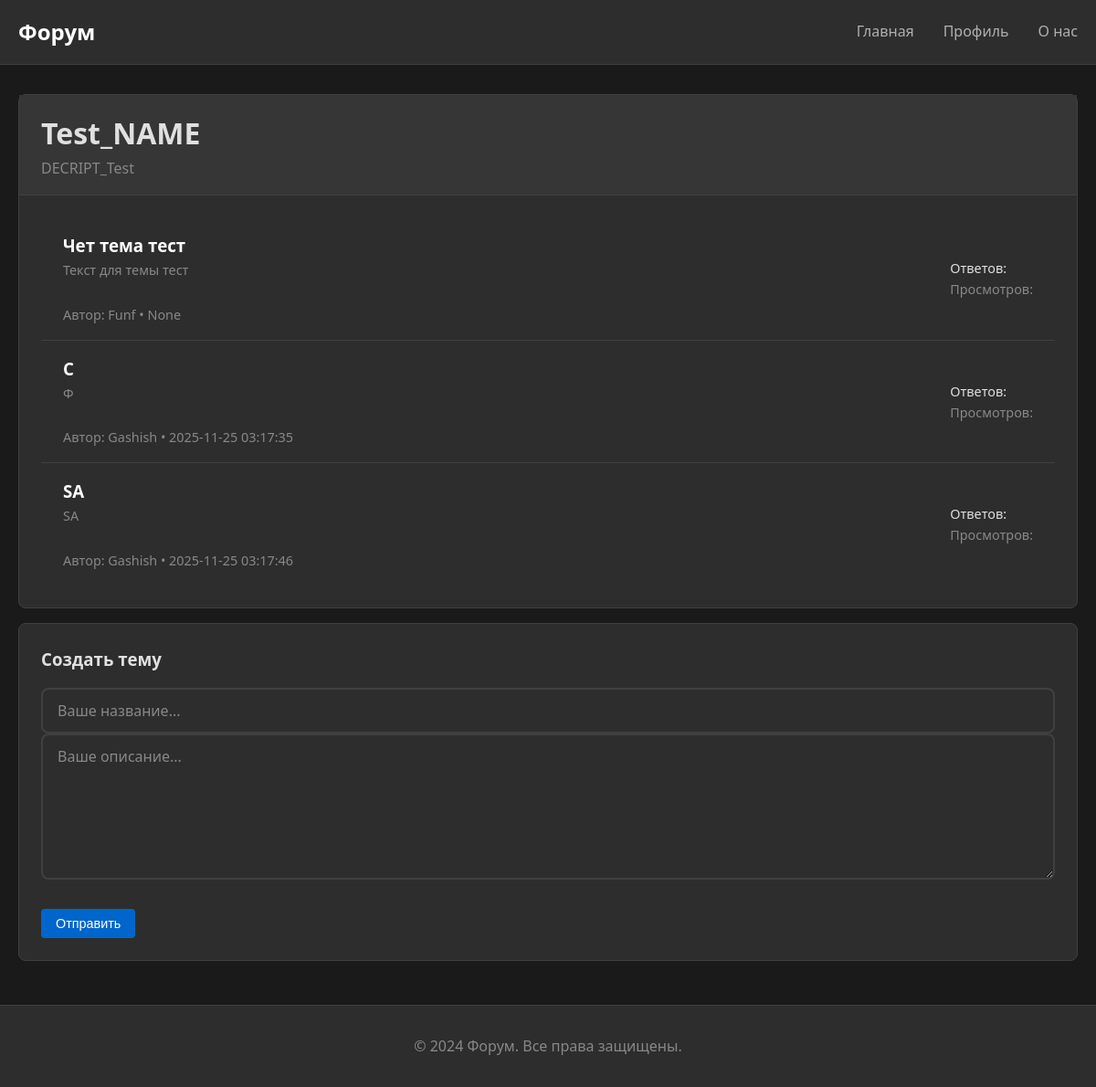
The page /category/1 on the database as committed earlier.
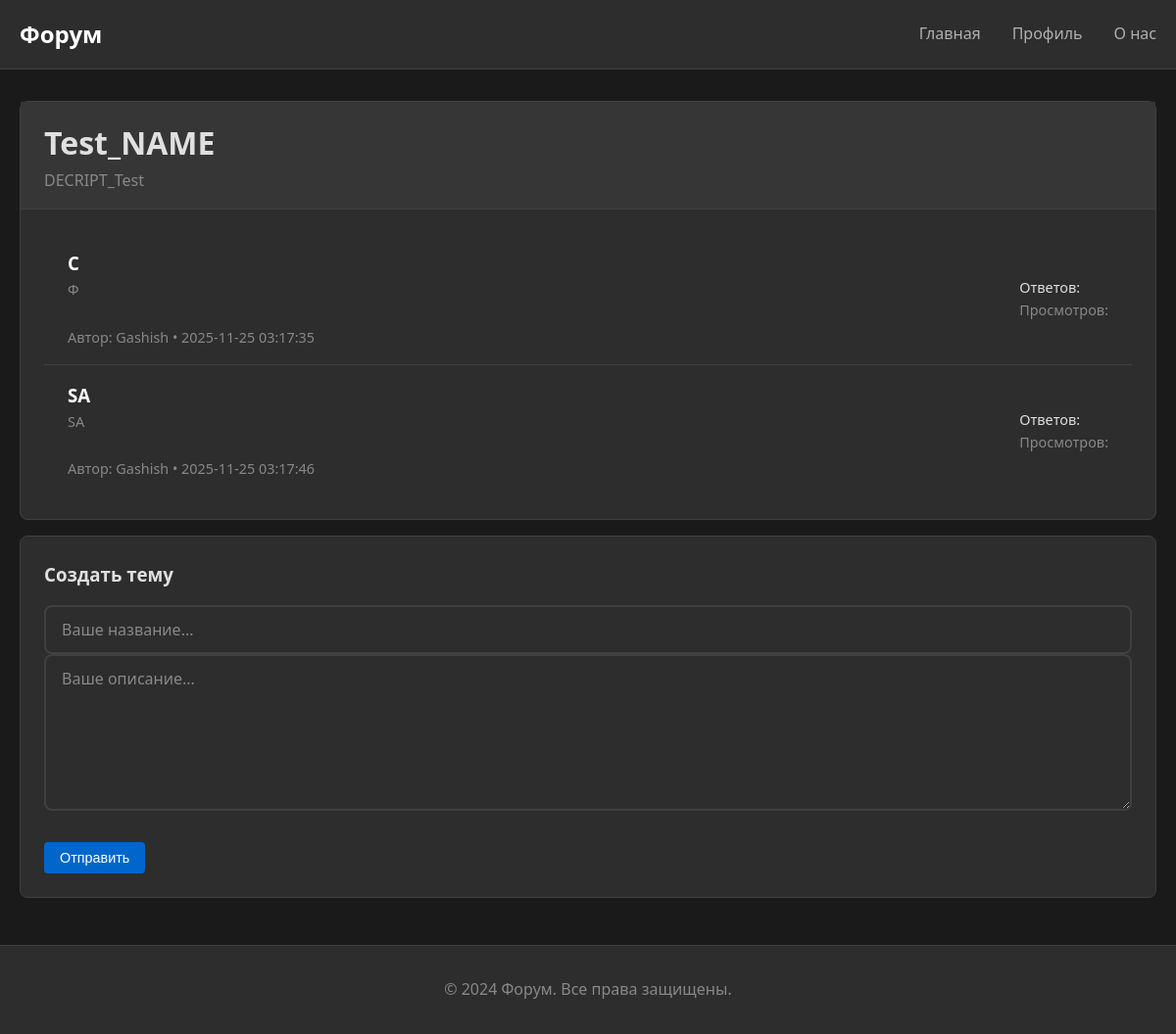
The same page on the database as committed later.
### app3.py (models this page shows, shortened)
class Category(db.Model):
    __tablename__ = 'categories'
    id = db.Column(db.Integer, primary_key=True)
    user_id = db.Column(db.Integer, db.ForeignKey('users.id'), nullable=False)
    name = db.Column(db.String(100), nullable=False)
    description = db.Column(db.Text)
    created_at = db.Column(db.DateTime, default=datetime.now().replace(microsecond=0))
    topics = db.relationship('Topic', backref='category', lazy=True, cascade='all, delete-orphan')

class Topic(db.Model):
    __tablename__ = 'topics'
    id = db.Column(db.Integer, primary_key=True)
    user_id = db.Column(db.Integer, db.ForeignKey('users.id'), nullable=False)
    category_id = db.Column(db.Integer, db.ForeignKey('categories.id'), nullable=False)
    title = db.Column(db.String(200), nullable=False)
    content = db.Column(db.Text, nullable=False)
    created_at = db.Column(db.DateTime, default=datetime.now().replace(microsecond=0))
    posts = db.relationship('Post', backref='topic', lazy=True, cascade='all, delete-orphan')

class User(db.Model):
    __tablename__ = 'users'
    id = db.Column(db.Integer, primary_key=True)
    username = db.Column(db.String(80), unique=True, nullable=False)
    email = db.Column(db.String(120), unique=True, nullable=False)
    password = db.Column(db.String(120), nullable=False)
    admin = db.Column(db.Integer, default=0)
    created_at = db.Column(db.DateTime, default=datetime.now().replace(microsecond=0))
    categories = db.relationship('Category', backref='author', lazy=True)
    topics = db.relationship('Topic', backref='author', lazy=True)
    posts = db.relationship('Post', backref='author', lazy=True)
    def __repr__(self):
        return f'{self.username}'

### app3.py (the view, shortened to what this page needs)
@app.route('/category/<int:category_id>', methods=['GET', 'POST'])
def category(category_id):
    category = Category.query.get(category_id)
    topics = Topic.query.filter(Topic.category_id == category_id)
    return render_template('category.html',category=category,topics=topics)

### templates/category.html (shortened to what this page needs)
<!DOCTYPE html>
<html lang="ru">
<head>
    <link rel="stylesheet" href="{{ url_for('static', filename='css/styles.css') }}">
</head>
<body>
    <header class="header">
        <div class="container">
            <nav class="navbar">
                <a href="{{ url_for('index') }}" class="logo">Форум</a>
                <ul class="nav-links">
                    <li><a href="{{ url_for('index') }}">Главная</a></li>
                    <li><a href="{{ url_for('profile') }}">Профиль</a></li>
                    <li><a href="{{ url_for('about') }}">О нас</a></li>
                </ul>
            </nav>
        </div>
    </header>
    <main class="main-content">
        <div class="container">
            <div class="card">
                <div class="card-header">
                    <div class="flex justify-between items-center">
                        <h1>{{ category.name }}</h1>
                    </div>
                    <p class="text-muted">{{ category.description }}</p>
                </div>
                <div class="card-body">
                    <ul class="list">
                        {% for topic in topics %}
                        <li class="list-item">
                            <div class="flex justify-between items-center">
                                <div>
                                    <h3>
                                        <a href="{{ url_for('topic', topic_id=topic.id) }}" style="color: #ffffff; text-decoration: none;">
                                            {{ topic.title }}
                                        </a>
                                    </h3>
                                    <p class="text-muted text-small">{{ topic.content }}</p>
                                    <br>
                                    <p class="text-muted text-small">Автор: {{ topic.author }} • {{ topic.created_at }}</p>
                                </div>
                                <div class="text-right">
                                    <div class="text-small">Ответов: {{ topic.reply_count }}</div>
                                    <div class="text-small text-muted">Просмотров: {{ topic.views }}</div>
                                </div>
                            </div>
                        </li>
                        {% endfor %}
                    </ul>
                </div>
            </div>
            <div class="card">
                <div class="card-body">
                    <h3 style="margin-bottom: 1rem;">Создать тему</h3>
                    <form method="POST">
                        <div class="form-group">
                            <input class="form-input" placeholder="Ваше название..." id="title" name="title" rows="1" required></input>
                            <textarea class="form-input" rows="6" placeholder="Ваше описание..." name="content" required></textarea>
                        </div>
                        <button type="submit" class="btn btn-primary">Отправить</button>
                    </form>
                </div>
            </div>
        </div>
    </main>
    <footer class="footer">
        <div class="container">
            <p>&copy; 2024 Форум. Все права защищены.</p>
        </div>
    </footer>
</body>
</html>

### static/css/styles.css (style rules this page uses)
* { margin: 0; padding: 0; box-sizing: border-box; }
body { font-family: 'Segoe UI', Tahoma, Geneva, Verdana, sans-serif; background-color: #1a1a1a; color: #e0e0e0; line-height: 1.6; }
.container { max-width: 1200px; margin: 0 auto; padding: 0 20px; }
.header { background-color: #2d2d2d; border-bottom: 1px solid #404040; padding: 1rem 0; position: sticky; top: 0; z-index: 100; }
.navbar { display: flex; justify-content: space-between; align-items: center; }
.logo { font-size: 1.5rem; font-weight: bold; color: #ffffff; text-decoration: none; }
.nav-links { display: flex; list-style: none; gap: 2rem; }
.nav-links a { color: #b0b0b0; text-decoration: none; transition: color 0.3s; }
.main-content { min-height: calc(100vh - 140px); padding: 2rem 0; }
.card { background-color: #2d2d2d; border: 1px solid #404040; border-radius: 8px; margin-bottom: 1rem; transition: transform 0.2s, border-color 0.2s; }
.card-header { padding: 1rem 1.5rem; border-bottom: 1px solid #404040; background-color: #363636; }
.card-body { padding: 1.5rem; }
.btn { display: inline-block; padding: 0.5rem 1rem; background-color: #404040; color: #ffffff; text-decoration: none; border: none; border-radius: 4px; cursor: pointer; transition: background-color 0.3s; font-size: 0.9rem; }
.btn-primary { background-color: #0066cc; }
.list { list-style: none; }
.list-item { padding: 1rem 1.5rem; border-bottom: 1px solid #404040; transition: background-color 0.2s; }
.list-item:last-child { border-bottom: none; }
.text-muted { color: #888; }
.text-small { font-size: 0.9rem; }
.flex { display: flex; }
.justify-between { justify-content: space-between; }
.items-center { align-items: center; }
.footer { background-color: #2d2d2d; border-top: 1px solid #404040; padding: 2rem 0; text-align: center; color: #888; }
.form-group { margin-bottom: 1rem; }
.form-input { width: 100%; padding: 0.75rem; background-color: #363636; border: 1px solid #404040; border-radius: 4px; color: #e0e0e0; font-size: 1rem; }
.form-group { margin-bottom: 1.5rem; position: relative; }
.form-input { width: 100%; padding: 0.75rem 1rem; background-color: #2d2d2d; border: 2px solid #404040; border-radius: 8px; color: #e0e0e0; font-size: 1rem; transition: all 0.3s ease; font-family: inherit; }
.form-input::placeholder { color: #888; opacity: 1; }

Rows that differ between the two databases and show on the page:
removed Topic: title "Чет тема тест", content "Текст для темы тест", author "Funf", created_at "None"
